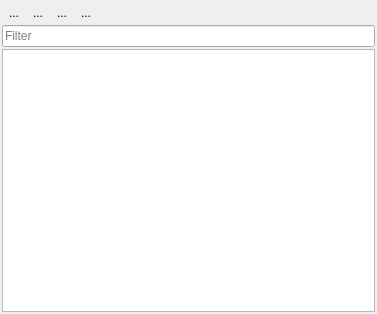
<?xml version="1.0" encoding="UTF-8"?>
<ui version="4.0">
 <class>DockPanel</class>
 <widget class="QDockWidget" name="DockPanel">
  <property name="geometry">
   <rect>
    <x>0</x>
    <y>0</y>
    <width>377</width>
    <height>314</height>
   </rect>
  </property>
  <property name="windowTitle">
   <string>Data Views</string>
  </property>
  <widget class="QFrame" name="dockWidgetContentsFrame">
   <property name="frameShape">
    <enum>QFrame::NoFrame</enum>
   </property>
   <property name="frameShadow">
    <enum>QFrame::Sunken</enum>
   </property>
   <layout class="QVBoxLayout" name="verticalLayout">
    <property name="spacing">
     <number>2</number>
    </property>
    <property name="leftMargin">
     <number>2</number>
    </property>
    <property name="topMargin">
     <number>2</number>
    </property>
    <property name="rightMargin">
     <number>2</number>
    </property>
    <property name="bottomMargin">
     <number>2</number>
    </property>
    <item>
     <layout class="QHBoxLayout" name="horizontalLayout">
      <property name="spacing">
       <number>0</number>
      </property>
      <property name="topMargin">
       <number>0</number>
      </property>
      <item>
       <widget class="QToolButton" name="mRasterLayerStyling">
        <property name="text">
         <string>...</string>
        </property>
        <property name="icon">
         <iconset>
          <normaloff>:/images/themes/default/propertyicons/symbology.svg</normaloff>:/images/themes/default/propertyicons/symbology.svg</iconset>
        </property>
        <property name="checkable">
         <bool>true</bool>
        </property>
        <property name="autoRaise">
         <bool>true</bool>
        </property>
       </widget>
      </item>
      <item>
       <widget class="QToolButton" name="btnRemoveSource">
        <property name="text">
         <string>...</string>
        </property>
        <property name="icon">
         <iconset>
          <normaloff>:/images/themes/default/mActionRemove.svg</normaloff>:/images/themes/default/mActionRemove.svg</iconset>
        </property>
        <property name="autoRaise">
         <bool>true</bool>
        </property>
       </widget>
      </item>
      <item>
       <widget class="QToolButton" name="btnCollapse">
        <property name="text">
         <string>...</string>
        </property>
        <property name="icon">
         <iconset>
          <normaloff>:/images/themes/default/mActionCollapseTree.svg</normaloff>:/images/themes/default/mActionCollapseTree.svg</iconset>
        </property>
        <property name="autoRaise">
         <bool>true</bool>
        </property>
       </widget>
      </item>
      <item>
       <widget class="QToolButton" name="btnExpand">
        <property name="text">
         <string>...</string>
        </property>
        <property name="icon">
         <iconset>
          <normaloff>:/images/themes/default/mActionExpandTree.svg</normaloff>:/images/themes/default/mActionExpandTree.svg</iconset>
        </property>
        <property name="autoRaise">
         <bool>true</bool>
        </property>
       </widget>
      </item>
      <item>
       <spacer name="horizontalSpacer">
        <property name="orientation">
         <enum>Qt::Horizontal</enum>
        </property>
        <property name="sizeHint" stdset="0">
         <size>
          <width>0</width>
          <height>20</height>
         </size>
        </property>
       </spacer>
      </item>
     </layout>
    </item>
    <item>
     <widget class="QgsFilterLineEdit" name="tbFilterText">
      <property name="sizePolicy">
       <sizepolicy hsizetype="Expanding" vsizetype="Fixed">
        <horstretch>1</horstretch>
        <verstretch>0</verstretch>
       </sizepolicy>
      </property>
      <property name="placeholderText">
       <string>Filter</string>
      </property>
      <property name="qgisRelation" stdset="0">
       <string notr="true"/>
      </property>
     </widget>
    </item>
    <item>
     <widget class="DockTreeView" name="dockTreeView">
      <property name="sizePolicy">
       <sizepolicy hsizetype="Preferred" vsizetype="Preferred">
        <horstretch>0</horstretch>
        <verstretch>2</verstretch>
       </sizepolicy>
      </property>
      <property name="editTriggers">
       <set>QAbstractItemView::DoubleClicked|QAbstractItemView::EditKeyPressed|QAbstractItemView::SelectedClicked</set>
      </property>
      <property name="showDropIndicator" stdset="0">
       <bool>true</bool>
      </property>
      <property name="dragEnabled">
       <bool>true</bool>
      </property>
      <property name="dragDropOverwriteMode">
       <bool>false</bool>
      </property>
      <property name="dragDropMode">
       <enum>QAbstractItemView::DragDrop</enum>
      </property>
      <property name="defaultDropAction">
       <enum>Qt::MoveAction</enum>
      </property>
      <property name="indentation">
       <number>12</number>
      </property>
     </widget>
    </item>
   </layout>
  </widget>
  <action name="actionCollapseTreeNodes">
   <property name="icon">
    <iconset>
     <normaloff>:/images/themes/default/mActionCollapseTree.svg</normaloff>:/images/themes/default/mActionCollapseTree.svg</iconset>
   </property>
   <property name="text">
    <string>Collapse Tree Nodes</string>
   </property>
  </action>
  <action name="actionExpandTreeNodes">
   <property name="icon">
    <iconset>
     <normaloff>:/images/themes/default/mActionExpandTree.svg</normaloff>:/images/themes/default/mActionExpandTree.svg</iconset>
   </property>
   <property name="text">
    <string>Expand Tree Nodes</string>
   </property>
  </action>
  <action name="actionAddDataSource">
   <property name="icon">
    <iconset>
     <normaloff>:/images/themes/default/mActionAdd.svg</normaloff>:/images/themes/default/mActionAdd.svg</iconset>
   </property>
   <property name="text">
    <string>Add Data Source</string>
   </property>
   <property name="toolTip">
    <string>Adds a data sourc, e.g. raster or vector file</string>
   </property>
  </action>
  <action name="actionRemoveSelected">
   <property name="icon">
    <iconset>
     <normaloff>:/images/themes/default/mActionRemove.svg</normaloff>:/images/themes/default/mActionRemove.svg</iconset>
   </property>
   <property name="text">
    <string>Remove Selected Layers / Views</string>
   </property>
   <property name="toolTip">
    <string>Removes selected layers and data views</string>
   </property>
  </action>
 </widget>
 <customwidgets>
  <customwidget>
   <class>QgsFilterLineEdit</class>
   <extends>QLineEdit</extends>
   <header>qgsfilterlineedit.h</header>
  </customwidget>
  <customwidget>
   <class>DockTreeView</class>
   <extends>QTreeView</extends>
   <header>enmapbox.gui.dataviews.dockmanager</header>
  </customwidget>
 </customwidgets>
 <resources>
  <include location="../../../../../QGIS/images/images.qrc"/>
 </resources>
 <connections/>
</ui>
